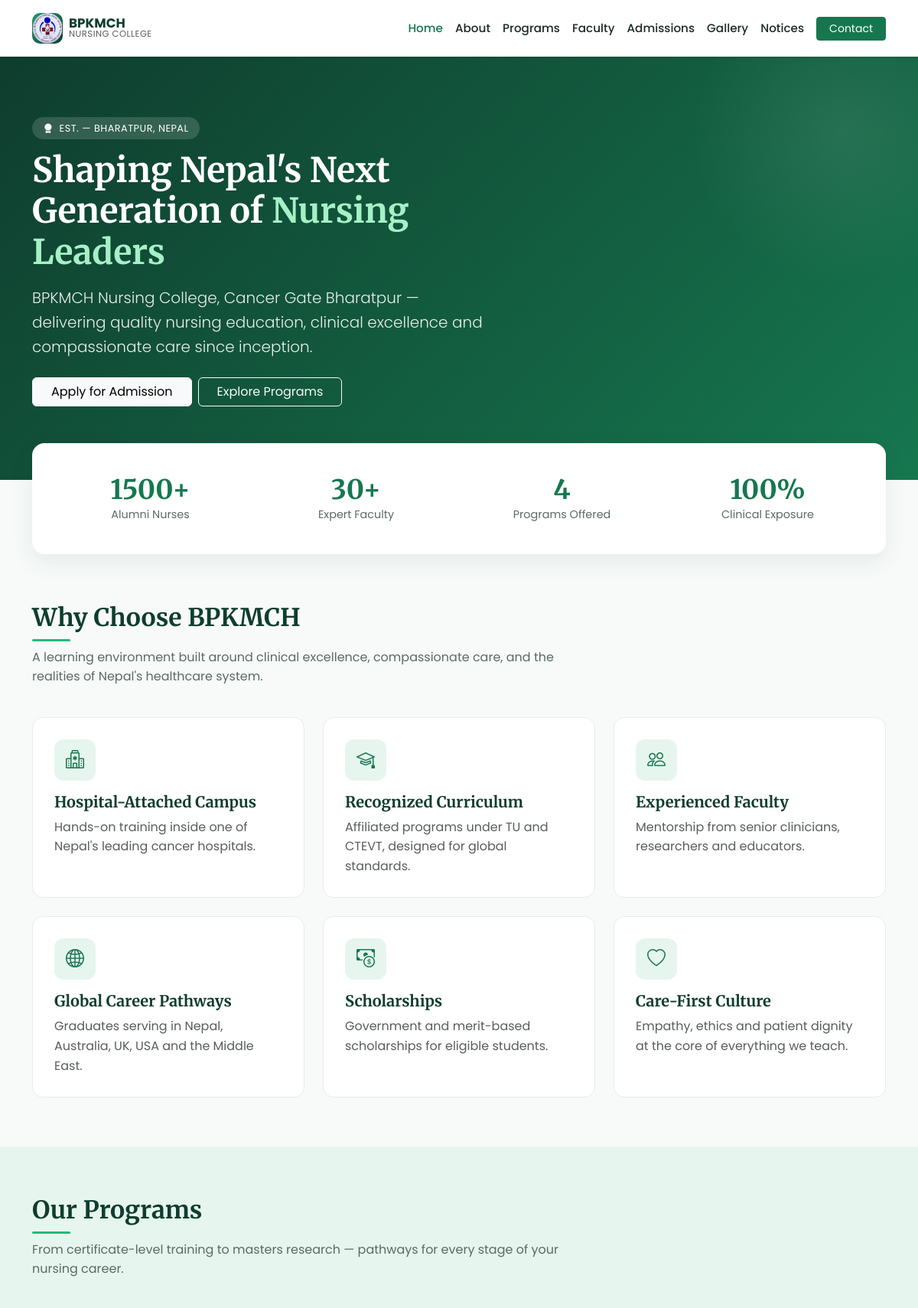
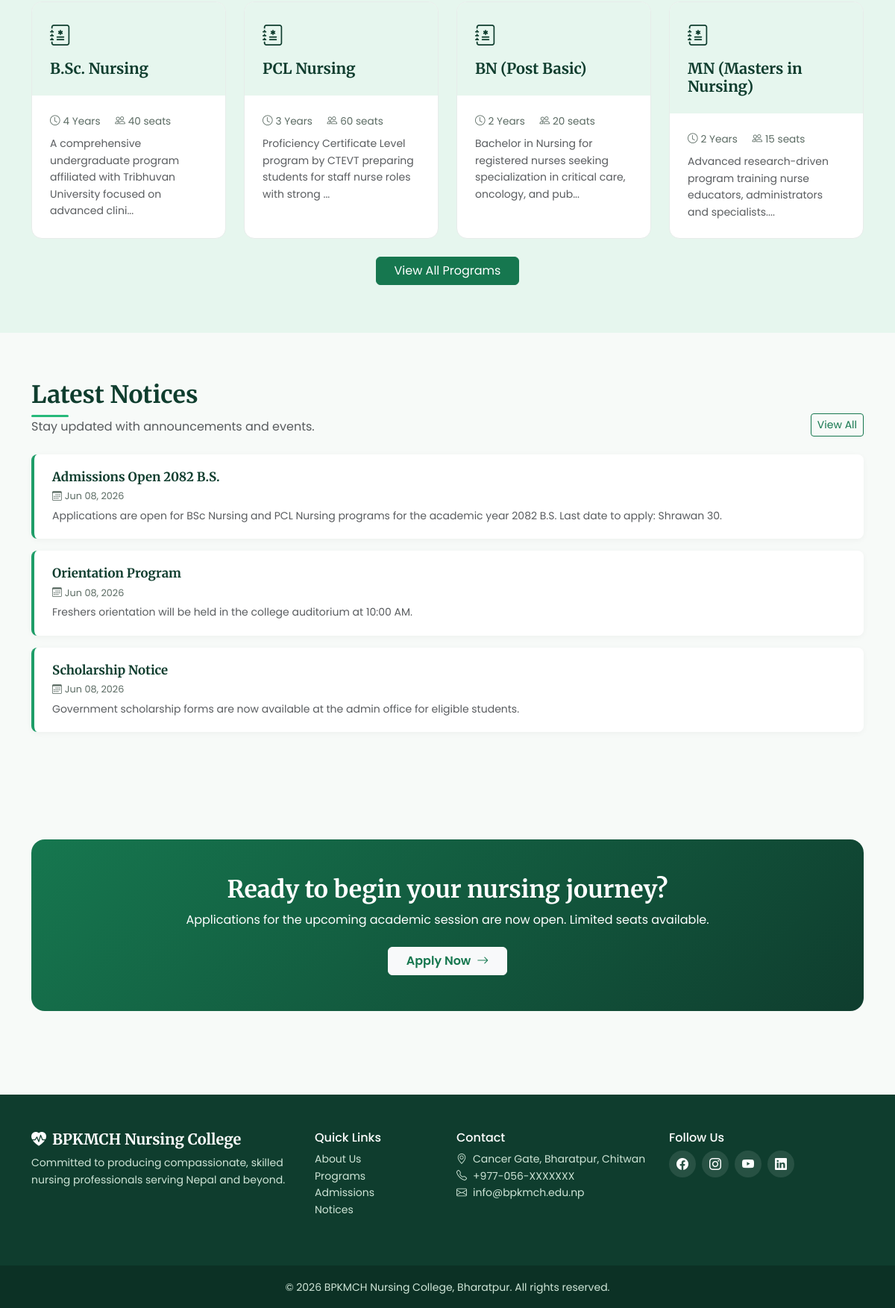
The page / on the database its author committed (2 pictures, top to bottom).
### tables this page shows
CREATE TABLE IF NOT EXISTS programs (
    id INT AUTO_INCREMENT PRIMARY KEY,
    name VARCHAR(150) NOT NULL,
    duration VARCHAR(50) NOT NULL,
    seats INT DEFAULT 0,
    description TEXT NOT NULL
);

CREATE TABLE IF NOT EXISTS notices (
    id INT AUTO_INCREMENT PRIMARY KEY,
    title VARCHAR(200) NOT NULL,
    body TEXT NOT NULL,
    posted_on DATE NOT NULL,
    created_at TIMESTAMP DEFAULT CURRENT_TIMESTAMP
);

### index.php (the view, shortened to what this page needs)
<?php
include 'includes/header.php';
$notices = $conn->query("SELECT * FROM notices ORDER BY posted_on DESC LIMIT 3");
$programs = $conn->query("SELECT * FROM programs ORDER BY id ASC LIMIT 4");
?>
<section class="hero">
  <div class="container">
    <div class="row align-items-center">
      <div class="col-lg-7">
        <span class="badge-pill"><i class="bi bi-award-fill me-1"></i> Est. — Bharatpur, Nepal</span>
        <h1 class="mt-3">Shaping Nepal's Next Generation of <span style="color:#a6f0c6">Nursing Leaders</span></h1>
        <p class="lead mt-3">BPKMCH Nursing College, Cancer Gate Bharatpur — delivering quality nursing education,
          clinical excellence and compassionate care since inception.</p>
        <div class="d-flex flex-wrap gap-2 mt-4">
          <a href="admissions.php" class="btn btn-light px-4">Apply for Admission</a>
          <a href="programs.php" class="btn btn-outline-light px-4">Explore Programs</a>
        </div>
      </div>
    </div>
  </div>
</section>
<div class="container">
  <div class="stats-strip">
    <div class="row">
      <div class="col-6 col-md-3 stat-item">
        <h3>1500+</h3>
        <p>Alumni Nurses</p>
      </div>
      <div class="col-6 col-md-3 stat-item">
        <h3>30+</h3>
        <p>Expert Faculty</p>
      </div>
      <div class="col-6 col-md-3 stat-item">
        <h3>4</h3>
        <p>Programs Offered</p>
      </div>
      <div class="col-6 col-md-3 stat-item">
        <h3>100%</h3>
        <p>Clinical Exposure</p>
      </div>
    </div>
  </div>
</div>
<section>
  <div class="container">
    <h2 class="section-title">Why Choose BPKMCH</h2>
    <p class="section-subtitle">A learning environment built around clinical excellence, compassionate care, and the
      realities of Nepal's healthcare system.</p>
    <div class="row g-4">
      <div class="col-md-4">
        <div class="feature-card">
          <div class="feature-icon"><i class="bi bi-hospital"></i></div>
          <h5>Hospital-Attached Campus</h5>
          <p class="text-muted mb-0">Hands-on training inside one of Nepal's leading cancer hospitals.</p>
        </div>
      </div>
      <div class="col-md-4">
        <div class="feature-card">
          <div class="feature-icon"><i class="bi bi-mortarboard"></i></div>
          <h5>Recognized Curriculum</h5>
          <p class="text-muted mb-0">Affiliated programs under TU and CTEVT, designed for global standards.</p>
        </div>
      </div>
      <div class="col-md-4">
        <div class="feature-card">
          <div class="feature-icon"><i class="bi bi-people"></i></div>
          <h5>Experienced Faculty</h5>
          <p class="text-muted mb-0">Mentorship from senior clinicians, researchers and educators.</p>
        </div>
      </div>
      <div class="col-md-4">
        <div class="feature-card">
          <div class="feature-icon"><i class="bi bi-globe2"></i></div>
          <h5>Global Career Pathways</h5>
          <p class="text-muted mb-0">Graduates serving in Nepal, Australia, UK, USA and the Middle East.</p>
        </div>
      </div>
      <div class="col-md-4">
        <div class="feature-card">
          <div class="feature-icon"><i class="bi bi-cash-coin"></i></div>
          <h5>Scholarships</h5>
          <p class="text-muted mb-0">Government and merit-based scholarships for eligible students.</p>
        </div>
      </div>
      <div class="col-md-4">
        <div class="feature-card">
          <div class="feature-icon"><i class="bi bi-heart"></i></div>
          <h5>Care-First Culture</h5>
          <p class="text-muted mb-0">Empathy, ethics and patient dignity at the core of everything we teach.</p>
        </div>
      </div>
    </div>
  </div>
</section>
<section class="bg-green-soft">
  <div class="container">
    <h2 class="section-title">Our Programs</h2>
    <p class="section-subtitle">From certificate-level training to masters research — pathways for every stage of your
      nursing career.</p>
    <div class="row g-4">
      <?php while ($p = $programs->fetch_assoc()): ?>
        <div class="col-md-6 col-lg-3">
          <div class="program-card">
            <div class="card-top">
              <i class="bi bi-journal-medical fs-3"></i>
              <h5 class="mt-2 mb-0"><?php echo htmlspecialchars($p['name']); ?></h5>
            </div>
            <div class="card-body">
              <div class="program-meta mb-2">
                <span><i class="bi bi-clock me-1"></i><?php echo htmlspecialchars($p['duration']); ?></span>
                <span><i class="bi bi-people me-1"></i><?php echo (int) $p['seats']; ?> seats</span>
              </div>
              <p class="text-muted small mb-0"><?php echo htmlspecialchars(substr($p['description'], 0, 100)); ?>...</p>
            </div>
          </div>
        </div>
      <?php endwhile; ?>
    </div>
    <div class="text-center mt-4">
      <a href="programs.php" class="btn btn-primary px-4">View All Programs</a>
    </div>
  </div>
</section>
<section>
  <div class="container">
    <div class="d-flex justify-content-between align-items-end mb-4">
      <div>
        <h2 class="section-title mb-0">Latest Notices</h2>
        <p class="text-muted mb-0">Stay updated with announcements and events.</p>
      </div>
      <a href="notices.php" class="btn btn-outline-primary btn-sm">View All</a>
    </div>
    <?php while ($n = $notices->fetch_assoc()): ?>
      <div class="notice-item">
        <h5><?php echo htmlspecialchars($n['title']); ?></h5>
        <div class="notice-date mb-1"><i
            class="bi bi-calendar3 me-1"></i><?php echo date('M d, Y', strtotime($n['posted_on'])); ?></div>
        <p class="mb-0 text-muted small"><?php echo htmlspecialchars($n['body']); ?></p>
      </div>
    <?php endwhile; ?>
  </div>
</section>
<section>
  <div class="container">
    <div class="cta-band">
      <h2>Ready to begin your nursing journey?</h2>
      <p class="mb-4">Applications for the upcoming academic session are now open. Limited seats available.</p>
      <a href="admissions.php" class="btn btn-light px-4">Apply Now <i class="bi bi-arrow-right ms-1"></i></a>
    </div>
  </div>
</section>
<?php include 'includes/footer.php'; ?>

### includes/header.php (shortened to what this page needs)
<?php
$current = basename($_SERVER['PHP_SELF']);
function nav_active($file)
{
  global $current;
  return $current === $file ? 'active' : '';
}
?>
<!DOCTYPE html>
<html lang="en">
<head>
  <link href="https://cdn.jsdelivr.net/npm/bootstrap@5.3.3/dist/css/bootstrap.min.css" rel="stylesheet">
  <link href="https://cdn.jsdelivr.net/npm/bootstrap-icons@1.11.3/font/bootstrap-icons.css" rel="stylesheet">
  <link rel="stylesheet" href="assets/css/style.css">
</head>
<body>
  <nav class="navbar navbar-expand-lg navbar-light bg-white shadow-sm sticky-top">
    <div class="container">
      <a class="navbar-brand d-flex align-items-center gap-2" href="index.php">
        <span class="brand-logo">
          <img src="assets/img/logo.png" alt="Lab Logo" class="logo-img">
        </span>
        <span class="brand-text d-flex flex-column">
          <strong>BPKMCH</strong>
          <small class="text-muted">Nursing College</small>
        </span>
      </a>
      <div class="collapse navbar-collapse" id="mainNav">
        <ul class="navbar-nav ms-auto align-items-lg-center">
          <li class="nav-item"><a class="nav-link <?php echo nav_active('index.php'); ?>" href="index.php">Home</a></li>
          <li class="nav-item"><a class="nav-link <?php echo nav_active('about.php'); ?>" href="about.php">About</a>
          </li>
          <li class="nav-item"><a class="nav-link <?php echo nav_active('programs.php'); ?>"
              href="programs.php">Programs</a></li>
          <li class="nav-item"><a class="nav-link <?php echo nav_active('faculty.php'); ?>"
              href="faculty.php">Faculty</a></li>
          <li class="nav-item"><a class="nav-link <?php echo nav_active('admissions.php'); ?>"
              href="admissions.php">Admissions</a></li>
          <li class="nav-item"><a class="nav-link <?php echo nav_active('gallery.php'); ?>"
              href="gallery.php">Gallery</a></li>
          <li class="nav-item"><a class="nav-link <?php echo nav_active('notices.php'); ?>"
              href="notices.php">Notices</a></li>
          <li class="nav-item ms-lg-2"><a class="btn btn-primary btn-sm px-3" href="contact.php">Contact</a></li>
        </ul>
      </div>
    </div>
  </nav>

### includes/footer.php (shortened to what this page needs)
<footer class="site-footer mt-5">
  <div class="container py-5">
    <div class="row g-4">
      <div class="col-md-4">
        <h5 class="text-white"><i class="bi bi-heart-pulse-fill me-2"></i>BPKMCH Nursing College</h5>
        <p class="small mt-2">Committed to producing compassionate, skilled nursing professionals serving Nepal and beyond.</p>
      </div>
      <div class="col-md-2">
        <h6 class="text-white">Quick Links</h6>
        <ul class="list-unstyled small">
          <li><a href="about.php">About Us</a></li>
          <li><a href="programs.php">Programs</a></li>
          <li><a href="admissions.php">Admissions</a></li>
          <li><a href="notices.php">Notices</a></li>
        </ul>
      </div>
      <div class="col-md-3">
        <h6 class="text-white">Contact</h6>
        <ul class="list-unstyled small">
          <li><i class="bi bi-geo-alt me-2"></i>Cancer Gate, Bharatpur, Chitwan</li>
          <li><i class="bi bi-telephone me-2"></i>+977-056-XXXXXXX</li>
          <li><i class="bi bi-envelope me-2"></i>info@bpkmch.edu.np</li>
        </ul>
      </div>
      <div class="col-md-3">
        <h6 class="text-white">Follow Us</h6>
        <div class="d-flex gap-2 social-links">
          <a href="#"><i class="bi bi-facebook"></i></a>
          <a href="#"><i class="bi bi-instagram"></i></a>
          <a href="#"><i class="bi bi-youtube"></i></a>
          <a href="#"><i class="bi bi-linkedin"></i></a>
        </div>
      </div>
    </div>
  </div>
  <div class="footer-bottom text-center py-3">
    <small>&copy; <?php echo date('Y'); ?> BPKMCH Nursing College, Bharatpur. All rights reserved.</small>
  </div>
</footer>
</body>
</html>

### rows shown on the page
programs: name "B.Sc. Nursing", duration "4 Years", seats "40", description "A comprehensive undergraduate program affiliated with Tribhuvan University focused on advanced clini"
programs: name "PCL Nursing", duration "3 Years", seats "60", description "Proficiency Certificate Level program by CTEVT preparing students for staff nurse roles with strong"
programs: name "BN (Post Basic)", duration "2 Years", seats "20", description "Bachelor in Nursing for registered nurses seeking specialization in critical care, oncology, and pub"
programs: name "MN (Masters in Nursing)", duration "2 Years", seats "15", description "Advanced research-driven program training nurse educators, administrators and specialists."
notices: title "Admissions Open 2082 B.S.", posted_on "Jun 08, 2026", body "Applications are open for BSc Nursing and PCL Nursing programs for the academic year 2082 B.S. Last date to apply: Shrawan 30."
notices: title "Orientation Program", posted_on "Jun 08, 2026", body "Freshers orientation will be held in the college auditorium at 10:00 AM."
notices: title "Scholarship Notice", posted_on "Jun 08, 2026", body "Government scholarship forms are now available at the admin office for eligible students."
